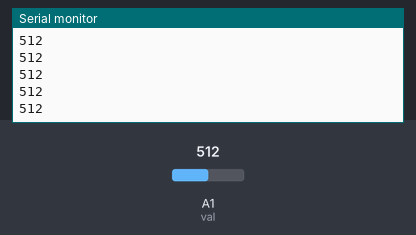
Bench run of a sketch on a simulated Arduino Uno, built with avr-gcc and run on an emulated ATmega328P. Parts: the last lines printed to the serial monitor. Inputs (shaded band) come from the test bench; at power-on: A1 (val) = 512.

Above: at 1.2 s.
1.3 s: A1 (val) set to 716
At 2.2 s:
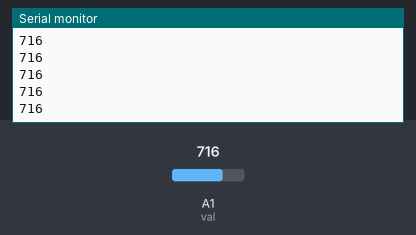
2.8 s: A1 (val) set to 900
At 3.9 s:
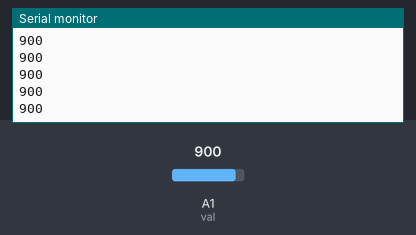
Timing chart, 0 to 5.8 s (numbered marks = the images above; inputs shaded):
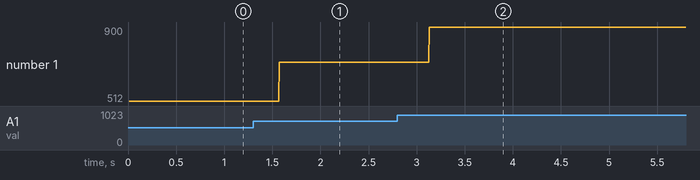

Measured:
- after the input at 1.3 s, the serial monitor: prints a new line after 0.27 s (image 1)
- after the input at 2.8 s, the serial monitor: prints a new line after 0.33 s (image 2)
- plotted number 1: 512 → 716 after the input at 1.3 s, 716 → 900 after the input at 2.8 s

The sketch:

test.ino
```cpp
int val = A1;
int i = 0;
int index = 0;
const int BUFF_SIZE = 500; // number of values in buffer
int buff[BUFF_SIZE]; // declare array
void setup() {
  // put your setup code here, to run once:
  Serial.begin(9600);

}

void loop() {
  // put your main code here, to run repeatedly:
  if (index == 100) {
    for (i = 0; i < 100; i++) {
      Serial.println(buff[i]);
    }
    index = 0; // reset index
  }
  //Serial.println(analogRead(val));
  buff[index] = analogRead(val); // populate buffer
  index++;


}
```
